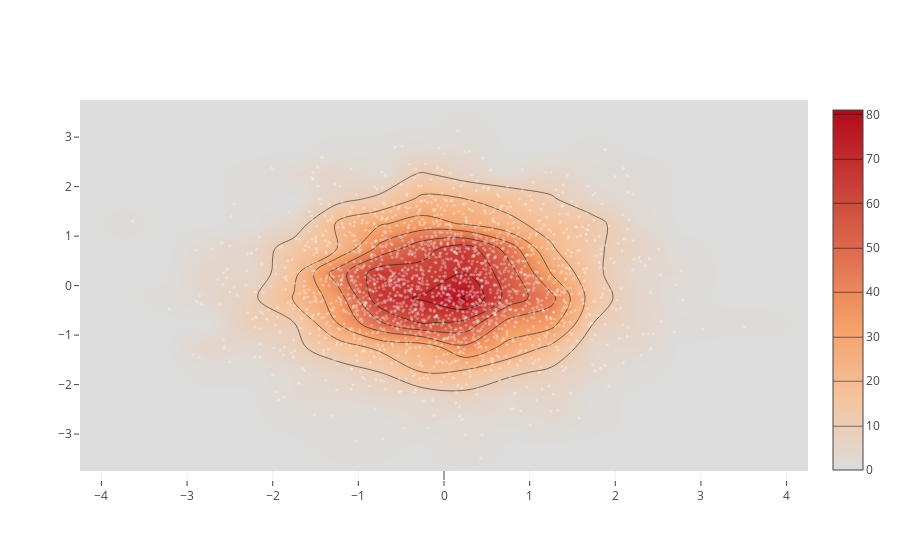

Notebook code cell kept with this figure:
### Code cell
import plotly.graph_objs as go

import numpy as np

x = np.random.randn(2000)
y = np.random.randn(2000)
iplot([go.Histogram2dContour(x=x, y=y, contours=dict(coloring='heatmap')),
       go.Scatter(x=x, y=y, mode='markers', marker=dict(color='white', size=3, opacity=0.3))], show_link=False)

### Figure 1 — Plotly figure (JSON) as saved in the notebook; plotly's stock layout.template omitted (floating-point values rounded to 4 significant figures; data arrays with more than 128 entries replaced by an {"elided": "..."} marker saying what was removed)
{"data": [{"contours": {"coloring": "heatmap"}, "type": "histogram2dcontour", "uid": "ff132fc2-cccb-11e8-b5f6-6c96cfdcf201", "x": {"elided": "2000 float values"}, "y": {"elided": "2000 float values"}}, {"marker": {"color": "white", "opacity": 0.3, "size": 3}, "mode": "markers", "type": "scatter", "uid": "ff148f28-cccb-11e8-b8d6-6c96cfdcf201", "x": {"elided": "2000 float values"}, "y": {"elided": "2000 float values"}}], "layout": {}}
